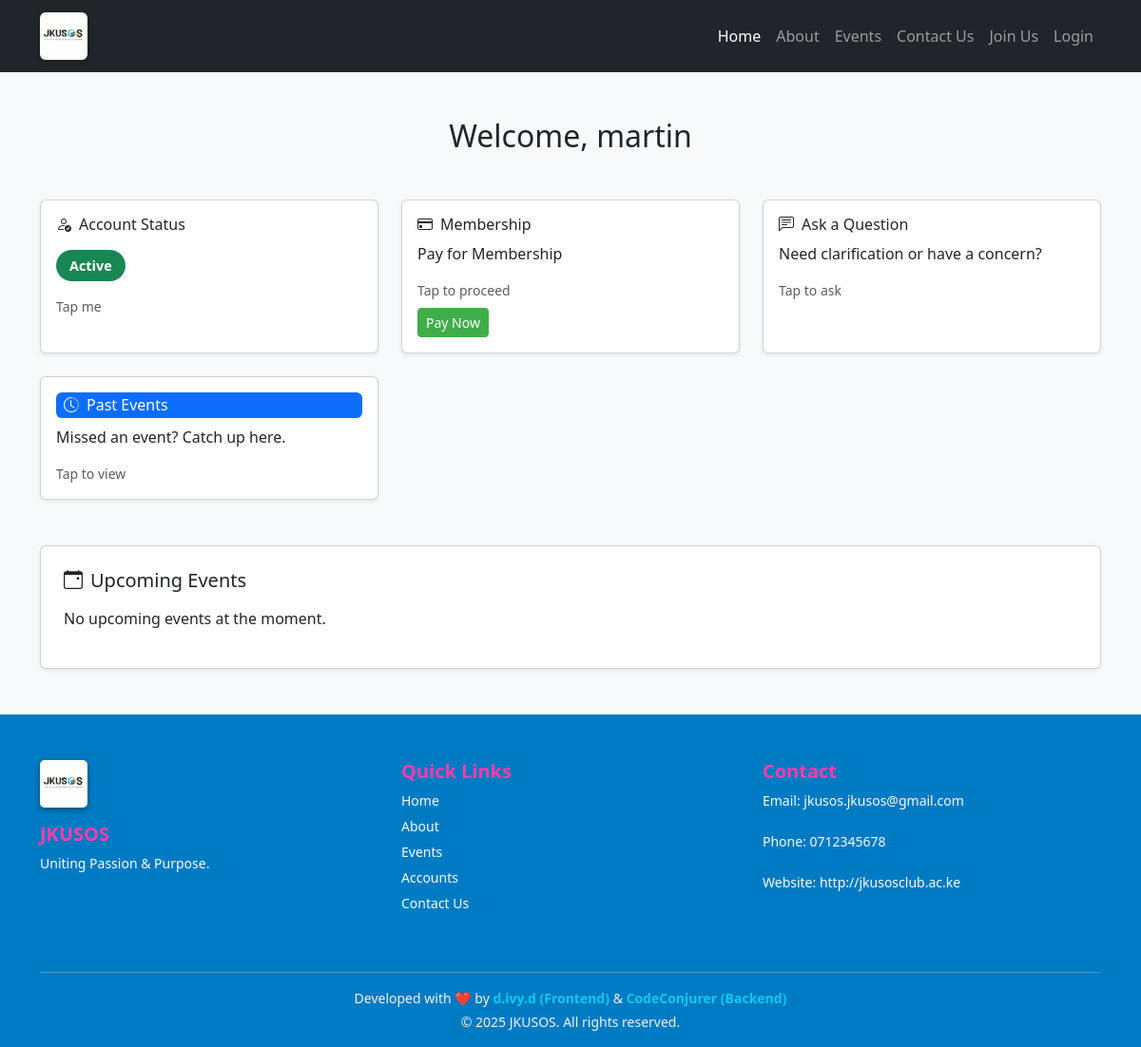
The page /dash/ (signed in) on the database its author committed.
### accounts/models.py (models this page shows, shortened)
class User(AbstractBaseUser, PermissionsMixin):
    email = models.EmailField(unique=True)
    reg_number = models.CharField(max_length=20, unique=True)
    first_name = models.CharField(max_length=30)
    last_name = models.CharField(max_length=30)
    is_member = models.BooleanField(default=False)
    is_active = models.BooleanField(default=True)
    is_staff = models.BooleanField(default=False)
    is_superuser = models.BooleanField(default=False)
    objects = UserManager()
    USERNAME_FIELD = 'email'
    REQUIRED_FIELDS = ['reg_number', 'first_name', 'last_name']

class ContactSettings(models.Model):
    email = models.EmailField()
    phone = models.CharField(max_length=20)
    website = models.URLField(null=True, blank=True)
    instagram = models.URLField(null=True, blank=True)
    whatsapp_group = models.URLField(null=True, blank=True)

### accounts/views.py (the view, shortened to what this page needs)
# urls.py: path('dash/',views.dashboard_view, name='dashboard'),
@login_required
def dashboard_view(request):
    user = request.user
    upcoming_events = Event.objects.filter(date__gte=timezone.now()).order_by('date')
    latest_payment = MembershipPayment.objects.filter(user=user).order_by('-submitted_at').first()
    payment_settings = PaymentSettings.objects.last()
    total_approved_amount = MembershipPayment.objects.filter(
        user=user, status=MembershipPayment.STATUS_APPROVED
    ).aggregate(total=Sum('amount'))['total'] or 0
    user_questions = UserQuestion.objects.filter(user=user).order_by('-submitted_at')
    allowed_booking_types = ['trip', 'workshop', 'conference']
    context = {
        'user': user,
        'upcoming_events': upcoming_events,
        'latest_payment': latest_payment,
        'payment_settings': payment_settings,
        'total_approved_amount': total_approved_amount,
        'user_questions': user_questions,
        'allowed_booking_types': allowed_booking_types,  # added for template use
    }
    return render(request, 'accounts/dashboard.html', context)

### accounts/context_processors.py (called while the page is built)
def contact_settings(request):
    contact_info = ContactSettings.objects.last()
    return {'contact_info': contact_info}

### templates/accounts/dashboard.html (shortened to what this page needs)
{% extends "home_base.html" %}
{% load static %}
{% block extra_head %}
{{ block.super }}
<link rel="stylesheet" href="{% static 'css/dashboard.css' %}">
{% endblock %}
{% block content %}
<section class="dashboard-section py-5 bg-light">
  <div class="container">
    <h2 class="mb-5 text-center">Welcome, {{ user.first_name|default:user.first_name }}</h2>
    <div class="row g-4 mb-4">
      <div class="col-md-4">
        <div class="card dashboard-card shadow-sm p-3 h-100 tap-expand" id="statusCard">
          <h6><i class="bi bi-person-check me-2"></i>Account Status</h6>
          {% if not user.is_member %}
            <p class="status-badge glow-danger text-white">Inactive</p>
          {% else %}
            <p class="status-badge bg-success text-white">Active</p>
          {% endif %}
          <small class="text-muted">Tap me</small>
        </div>
      </div>
      <div class="col-md-4">
        <div class="card dashboard-card shadow-sm p-3 h-100 tap-expand" id="membershipCard">
          <h6><i class="bi bi-credit-card me-2"></i>Membership</h6>
          <p>Pay for Membership</p>
          <small class="text-muted">Tap to proceed</small>
          <div class="card-details">
            <button id="triggerPaymentPopup" class="btn btn-success btn-sm mt-2">Pay Now</button>
          </div>
        </div>
      </div>
      <div class="col-md-4">
        <div class="card dashboard-card shadow-sm p-3 h-100 tap-expand" id="askCard">
          <h6><i class="bi bi-chat-left-text me-2"></i>Ask a Question</h6>
          <p>Need clarification or have a concern?</p>
          <small class="text-muted">Tap to ask</small>
        </div>
      </div>
      <div class="col-md-4 mb-4">
        <div class="card dashboard-card shadow-sm p-3 h-100 tap-expand" id="pastEventsCard">
          <h6 class="card-title bg-primary text-white rounded px-2 py-1"><i class="bi bi-clock-history me-2"></i>Past Events</h6>
          <p>Missed an event? Catch up here.</p>
          <small class="text-muted">Tap to view</small>
        </div>
      </div>
    </div>
<div class="card shadow-sm p-4 animate-slide-up">
  <h5 class="mb-3"><i class="bi bi-calendar-event me-2"></i>Upcoming Events</h5>
  {% for event in upcoming_events %}
    <div class="event-box mb-4 d-flex flex-column flex-md-row align-items-start" style="width: 100%;">
      {% if event.banner %}
        <img src="{{ event.banner.url }}" alt="{{ event.title }}"
             class="img-thumbnail mb-3 mb-md-0 me-md-3"
             style="width: 180px; height: 120px; object-fit: cover; flex-shrink: 0;">
      {% endif %}
      <div class="flex-grow-1">
        <h6>{{ event.title }}</h6>
        <p class="mb-1 text-muted">{{ event.date|date:"M d, Y" }} • {{ event.location }}</p>
        <p style="white-space: pre-wrap;">{{ event.description }}</p>
        {% if event.registration_required %}
          {% if event.type in allowed_booking_types %}
            <a href="{% url 'event_booking' event.id %}" class="btn btn-primary btn-sm">Book</a>
          {% else %}
            <span class="badge bg-info text-white">Registration Required</span>
          {% endif %}
        {% else %}
          <span class="badge bg-secondary">No Registration Needed</span>
        {% endif %}
      </div>
    </div>
  {% empty %}
    <p>No upcoming events at the moment.</p>
  {% endfor %}
</div>
{% endblock %}

### templates/home_base.html (shortened to what this page needs)
{% load static %}
<!DOCTYPE html>
<html lang="en">
<head>
  <link href="https://cdn.jsdelivr.net/npm/bootstrap@5.3.3/dist/css/bootstrap.min.css" rel="stylesheet">
  <link href="https://cdn.jsdelivr.net/npm/bootstrap-icons@1.10.5/font/bootstrap-icons.css" rel="stylesheet">
  {% block extra_head %}
  <link rel="stylesheet" href="{% static 'css/home_page.css' %}">
  {% endblock %}
</head>
<body>
<nav class="navbar navbar-expand-lg navbar-dark bg-dark">
  <div class="container">
    <a class="navbar-brand" href="{% url 'read_more' %}">
      <img src="{% static 'images/logo.jpg' %}" alt="JKUSOS Logo" class="jkusos-logo">
    </a>
    <div class="collapse navbar-collapse justify-content-end" id="navbarNav">
      <ul class="navbar-nav">
        <li class="nav-item"><a class="nav-link active" href="{% url 'home' %}">Home</a></li>
        <li class="nav-item"><a class="nav-link" href="{% url 'read_more' %}">About</a></li>
        <li class="nav-item"><a class="nav-link" href="{% url 'dashboard' %}">Events</a></li>
        <li class="nav-item"><a class="nav-link" href="{% url 'contact_us' %}">Contact Us</a></li>
        <li class="nav-item"><a class="nav-link" href="{% url 'register' %}">Join Us</a></li>
        <li class="nav-item"><a class="nav-link" href="{% url 'login' %}">Login</a></li>
      </ul>
    </div>
  </div>
</nav>
<main>
  {% block content %}{% endblock %}
</main>
<footer class="footer bg-brand-primary text-white pt-5">
  <div class="container">
    <div class="row text-center text-md-start">
      <div class="col-md-4 mb-4">
        <img src="{% static 'images/logo.jpg' %}" alt="JKUSOS Logo" class="footer-logo mb-2">
        <h5 class="fw-bold mt-2 text-pink">JKUSOS</h5>
        <p class="text-light">Uniting Passion & Purpose.</p>
      </div>
      <div class="col-md-4 mb-4">
        <h5 class="fw-bold text-green">Quick Links</h5>
        <ul class="list-unstyled">
          <li><a href="{% url 'home' %}" class="footer-link">Home</a></li>
          <li><a href="{% url 'read_more' %}" class="footer-link">About</a></li>
          <li><a href="{% url 'dashboard' %}" class="footer-link">Events</a></li>
          <li><a href="{% url 'register' %}" class="footer-link">Accounts</a></li>
          <li><a href="{% url 'contact_us' %}" class="footer-link">Contact Us</a></li>
        </ul>
      </div>
      <div class="col-md-4 mb-4">
        <h5 class="fw-bold text-red">Contact</h5>
        {% if contact_info %}
          <p class="text-light">Email: <a href="mailto:{{ contact_info.email }}" class="footer-link">{{ contact_info.email }}</a></p>
          <p class="text-light">Phone: <a href="tel:{{ contact_info.phone }}" class="footer-link">{{ contact_info.phone }}</a></p>
          <p class="text-light">Website: <a href="{{ contact_info.website }}" target="_blank" class="footer-link">{{ contact_info.website }}</a></p>
        {% else %}
          <p class="text-light">Email: <a href="mailto:jkusos.jkuat@gmail.com" class="footer-link">jkusos.jkuat@gmail.com</a></p>
          <p class="text-light">Phone: <a href="tel:+254716433419" class="footer-link">+254 716 433 419</a></p>
        {% endif %}
      </div>
    </div>
    <hr class="border-light">
    <div class="text-center pb-3 text-white small">
        <p class="mb-1">
          Developed with <span class="text-danger">❤️</span> by
          <a href="https://api.whatsapp.com/send?phone=254742368141&text=Hi+Frontdev+" target="_blank" class="text-decoration-none text-info fw-semibold">
            d.ivy.d (Frontend)
          </a>
          &
          <a href="https://wa.me/message/MAKNN3CVILVMG1" target="_blank" class="text-decoration-none text-info text-success fw-semibold">
            CodeConjurer (Backend)
          </a>
        </p>
      <p class="mb-0">&copy; 2025 JKUSOS. All rights reserved.</p>
    </div>
  </div>
</footer>
</body>
</html>

### static/css/home_page.css (style rules this page uses)
body { font-family: 'Segoe UI', sans-serif; margin: 0; padding: 0; overflow-x: hidden; }
.jkusos-logo { height: 50px; width: auto; object-fit: contain; border-radius: 6px; margin-right: 10px; box-shadow: 0 2px 6px rgba(0, 0, 0, 0.2); transition: transform 0.3s ease; }
.btn-success { background-color: #3FAE49; border-color: #3FAE49; }
.animate-slide-up { animation: slideUpFade 1s ease-in-out; }
.bg-brand-primary { background-color: #007BC3; }
.footer-logo { height: 50px; width: auto; border-radius: 5px; box-shadow: 0 2px 6px rgba(0, 0, 0, 0.4); object-fit: contain; }
.footer-link { color: #F8F9FA; text-decoration: none; transition: all 0.3s ease-in-out; display: inline-block; margin-bottom: 6px; font-weight: 500; }
footer h5 { color: #FF3CAC; }
footer p, footer li { font-size: 14px; color: #f1f1f1; }

### static/css/dashboard.css (style rules this page uses)
.status-badge { display: inline-block; padding: 6px 14px; font-weight: 600; border-radius: 20px; font-size: 0.9rem; width: fit-content; margin-top: 8px; }
.dashboard-card { position: relative; transition: all 0.3s ease; cursor: pointer; overflow: hidden; }

### rows shown on the page
User: first_name "martin"
ContactSettings: email "jkusos.jkusos@gmail.com", phone "0712345678", website "http://jkusosclub.ac.ke"
